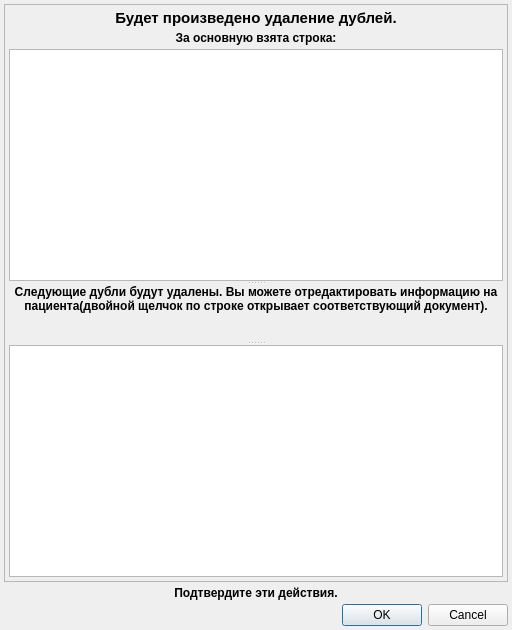
<?xml version="1.0" encoding="UTF-8"?>
<ui version="4.0">
 <class>CorrectsControlDublesDialog</class>
 <widget class="QDialog" name="CorrectsControlDublesDialog">
  <property name="geometry">
   <rect>
    <x>0</x>
    <y>0</y>
    <width>512</width>
    <height>630</height>
   </rect>
  </property>
  <property name="windowTitle">
   <string>Внимание!</string>
  </property>
  <layout class="QGridLayout" name="gridLayout">
   <property name="margin">
    <number>4</number>
   </property>
   <property name="spacing">
    <number>4</number>
   </property>
   <item row="0" column="0" colspan="3">
    <widget class="QScrollArea" name="scrollArea">
     <property name="widgetResizable">
      <bool>true</bool>
     </property>
     <widget class="QWidget" name="scrollAreaWidgetContents">
      <property name="geometry">
       <rect>
        <x>0</x>
        <y>0</y>
        <width>500</width>
        <height>570</height>
       </rect>
      </property>
      <layout class="QGridLayout" name="gridLayout_2">
       <property name="margin">
        <number>4</number>
       </property>
       <property name="spacing">
        <number>4</number>
       </property>
       <item row="0" column="0">
        <widget class="QLabel" name="lblNameTitle">
         <property name="font">
          <font>
           <pointsize>11</pointsize>
           <weight>75</weight>
           <bold>true</bold>
          </font>
         </property>
         <property name="text">
          <string>Будет произведено удаление дублей.</string>
         </property>
         <property name="alignment">
          <set>Qt::AlignCenter</set>
         </property>
         <property name="wordWrap">
          <bool>true</bool>
         </property>
        </widget>
       </item>
       <item row="1" column="0">
        <widget class="QLabel" name="lblBaseLineTitle">
         <property name="font">
          <font>
           <weight>75</weight>
           <bold>true</bold>
          </font>
         </property>
         <property name="text">
          <string>За основную взята строка:</string>
         </property>
         <property name="alignment">
          <set>Qt::AlignHCenter|Qt::AlignTop</set>
         </property>
         <property name="wordWrap">
          <bool>true</bool>
         </property>
        </widget>
       </item>
       <item row="2" column="0">
        <widget class="QSplitter" name="splitter">
         <property name="orientation">
          <enum>Qt::Vertical</enum>
         </property>
         <widget class="QListWidget" name="tblCorrectBaseLine">
          <property name="sizePolicy">
           <sizepolicy hsizetype="Expanding" vsizetype="Expanding">
            <horstretch>0</horstretch>
            <verstretch>2</verstretch>
           </sizepolicy>
          </property>
         </widget>
         <widget class="QLabel" name="lblDoubleTitle">
          <property name="sizePolicy">
           <sizepolicy hsizetype="Preferred" vsizetype="Fixed">
            <horstretch>0</horstretch>
            <verstretch>0</verstretch>
           </sizepolicy>
          </property>
          <property name="font">
           <font>
            <weight>75</weight>
            <bold>true</bold>
           </font>
          </property>
          <property name="text">
           <string>Следующие дубли будут удалены. Вы можете отредактировать информацию на пациента(двойной щелчок по строке открывает соответствующий документ).</string>
          </property>
          <property name="alignment">
           <set>Qt::AlignHCenter|Qt::AlignTop</set>
          </property>
          <property name="wordWrap">
           <bool>true</bool>
          </property>
         </widget>
         <widget class="QListWidget" name="tblCorrectDoubleLine">
          <property name="sizePolicy">
           <sizepolicy hsizetype="Expanding" vsizetype="Expanding">
            <horstretch>0</horstretch>
            <verstretch>2</verstretch>
           </sizepolicy>
          </property>
         </widget>
        </widget>
       </item>
      </layout>
     </widget>
    </widget>
   </item>
   <item row="1" column="0" colspan="3">
    <widget class="QLabel" name="lblCancelTitle">
     <property name="font">
      <font>
       <weight>75</weight>
       <bold>true</bold>
      </font>
     </property>
     <property name="text">
      <string>Подтвердите эти действия.</string>
     </property>
     <property name="alignment">
      <set>Qt::AlignCenter</set>
     </property>
     <property name="wordWrap">
      <bool>true</bool>
     </property>
    </widget>
   </item>
   <item row="2" column="0" colspan="3">
    <widget class="QDialogButtonBox" name="btnOkCancel">
     <property name="orientation">
      <enum>Qt::Horizontal</enum>
     </property>
     <property name="standardButtons">
      <set>QDialogButtonBox::Cancel|QDialogButtonBox::Ok</set>
     </property>
     <property name="centerButtons">
      <bool>false</bool>
     </property>
    </widget>
   </item>
  </layout>
 </widget>
 <resources/>
 <connections>
  <connection>
   <sender>btnOkCancel</sender>
   <signal>accepted()</signal>
   <receiver>CorrectsControlDublesDialog</receiver>
   <slot>accept()</slot>
   <hints>
    <hint type="sourcelabel">
     <x>248</x>
     <y>254</y>
    </hint>
    <hint type="destinationlabel">
     <x>157</x>
     <y>274</y>
    </hint>
   </hints>
  </connection>
  <connection>
   <sender>btnOkCancel</sender>
   <signal>rejected()</signal>
   <receiver>CorrectsControlDublesDialog</receiver>
   <slot>reject()</slot>
   <hints>
    <hint type="sourcelabel">
     <x>316</x>
     <y>260</y>
    </hint>
    <hint type="destinationlabel">
     <x>286</x>
     <y>274</y>
    </hint>
   </hints>
  </connection>
 </connections>
</ui>
